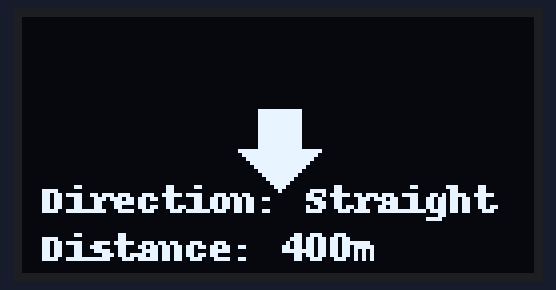
This program was run on a simulated Raspberry Pi (BCM pin numbers). On the bench: 128×64 one-colour display.

Above: at 0.29 s.
At 1.27 s:
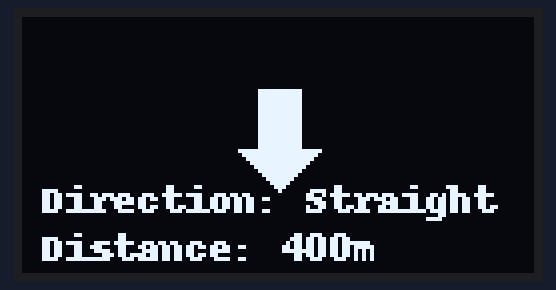
At 2.2 s:
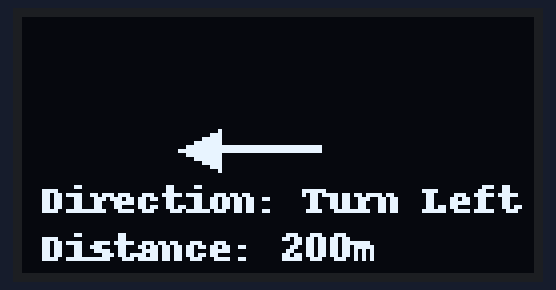
At 4.2 s:
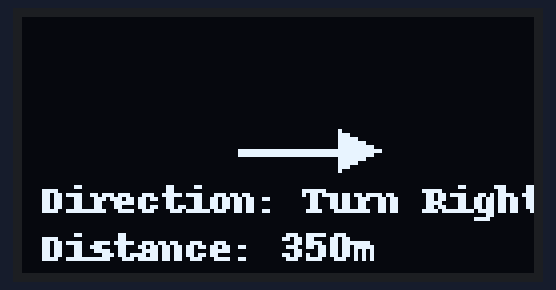
At 6.36 s:
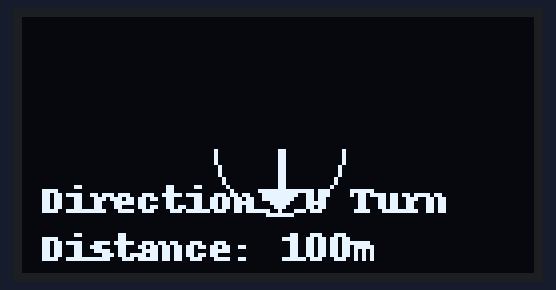
At 8.51 s:
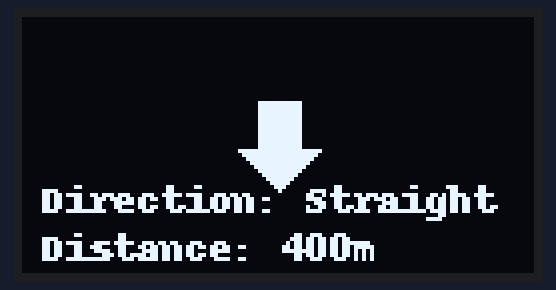

Measured:
- by itself, everything shown: repeats every 7.8 s, in 22 steps
- what the display in image 2 shows lasts 1.9 s, from 2.2 s to 4.1 s

The program:

trialD.py
```python
from luma.core.interface.serial import i2c
from luma.oled.device import ssd1306
from PIL import Image, ImageDraw, ImageFont
import time

# Initialize the display
serial = i2c(port=1, address=0x3C)
device = ssd1306(serial, width=128, height=64)

# Load default font
font = ImageFont.load_default()

# Constants
TOP_HEIGHT = 38  # Arrow area
BOTTOM_HEIGHT = 26  # Text area
WIDTH = 128
HEIGHT = 64

# Arrow Drawing Functions
def draw_arrow(draw, arrow_type, frame):
    center_x = WIDTH // 2
    base_y = TOP_HEIGHT - 5

    if arrow_type == "go_straight":
        # Animate the arrow's height
        arrow_height = 10 + frame % 10
        draw.polygon([
            (center_x - 5, base_y - arrow_height),
            (center_x + 5, base_y - arrow_height),
            (center_x + 5, base_y),
            (center_x + 10, base_y),
            (center_x, base_y + 10),
            (center_x - 10, base_y),
            (center_x - 5, base_y)
        ], outline="white", fill="white")

    elif arrow_type == "turn_left":
        draw.line((center_x + 10, base_y, center_x - 20, base_y), fill="white", width=2)
        draw.polygon([(center_x - 25, base_y), (center_x - 15, base_y - 5), (center_x - 15, base_y + 5)], fill="white")

    elif arrow_type == "turn_right":
        draw.line((center_x - 10, base_y, center_x + 20, base_y), fill="white", width=2)
        draw.polygon([(center_x + 25, base_y), (center_x + 15, base_y - 5), (center_x + 15, base_y + 5)], fill="white")

    elif arrow_type == "u_turn":
        r = 15 + frame % 5
        draw.arc([center_x - r, base_y - r, center_x + r, base_y + r], start=0, end=180, fill="white")
        draw.line((center_x, base_y, center_x, base_y + 10), fill="white", width=2)
        draw.polygon([(center_x - 5, base_y + 10), (center_x + 5, base_y + 10), (center_x, base_y + 15)], fill="white")

# Text Display Function
def draw_text(draw, direction, distance):
    text_y = TOP_HEIGHT + 2
    draw.text((5, text_y), f"Direction: {direction}", font=font, fill="white")
    draw.text((5, text_y + 12), f"Distance: {distance}", font=font, fill="white")

# Main loop
directions = [
    ("go_straight", "Straight", "400m"),
    ("turn_left", "Turn Left", "200m"),
    ("turn_right", "Turn Right", "350m"),
    ("u_turn", "U Turn", "100m")
]

while True:
    for arrow_type, label, distance in directions:
        for frame in range(10):  # 10 frames of animation
            image = Image.new("1", (WIDTH, HEIGHT))
            draw = ImageDraw.Draw(image)

            # Draw the animated arrow
            draw_arrow(draw, arrow_type, frame)

            # Draw the bottom text
            draw_text(draw, label, distance)

            device.display(image)
            time.sleep(0.1)
```
